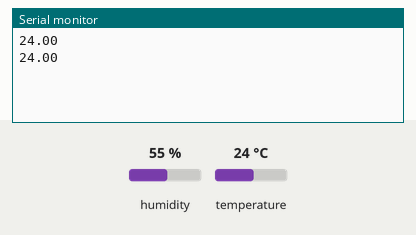
Recording of a sketch running on a simulated Arduino Uno, built with avr-gcc and run on an emulated ATmega328P. Shown: the last lines printed to the serial monitor. The inputs (shaded band) are chosen by the test bench; at power-on: temperature 24 °C, humidity 55 %.

Above: at 4.8 s.
4.9 s: temperature set to 12 °C
At 6.5 s:
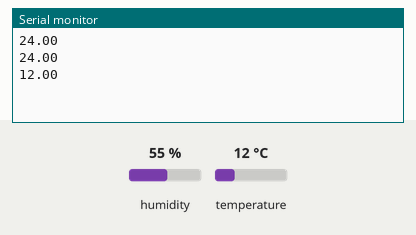
7.9 s: temperature set to 19 °C
At 9.4 s:
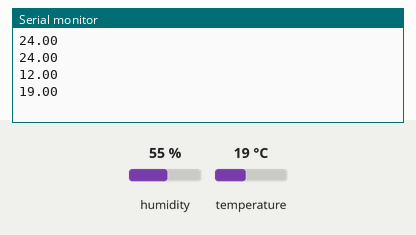
Timing chart, 0 to 10.9 s (numbered marks = the images above; inputs shaded):
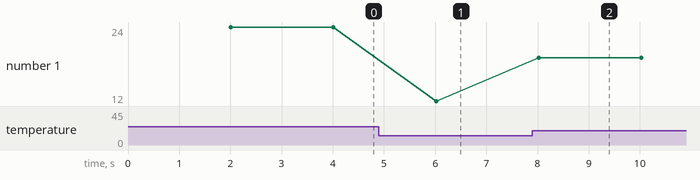

Measured:
- after the input at 4.9 s, the serial monitor: prints a new line after 1.1 s (image 1)
- after the input at 7.9 s, the serial monitor: prints a new line after 0.12 s (image 2)
- plotted number 1: 24 → 12 after the input at 4.9 s, 12 → 19 after the input at 7.9 s

The sketch:

TempGraphSerialOutput.ino
```cpp
#include <DHT.h>
#define DHTpin 2
#define DHTtype DHT22
DHT dht(DHTpin, DHTtype);
void setup() {
  Serial.begin(9600);
  dht.begin();
}

void loop() {
  delay(2000);
  float temp = dht.readTemperature();
  Serial.println(temp);

}
```
